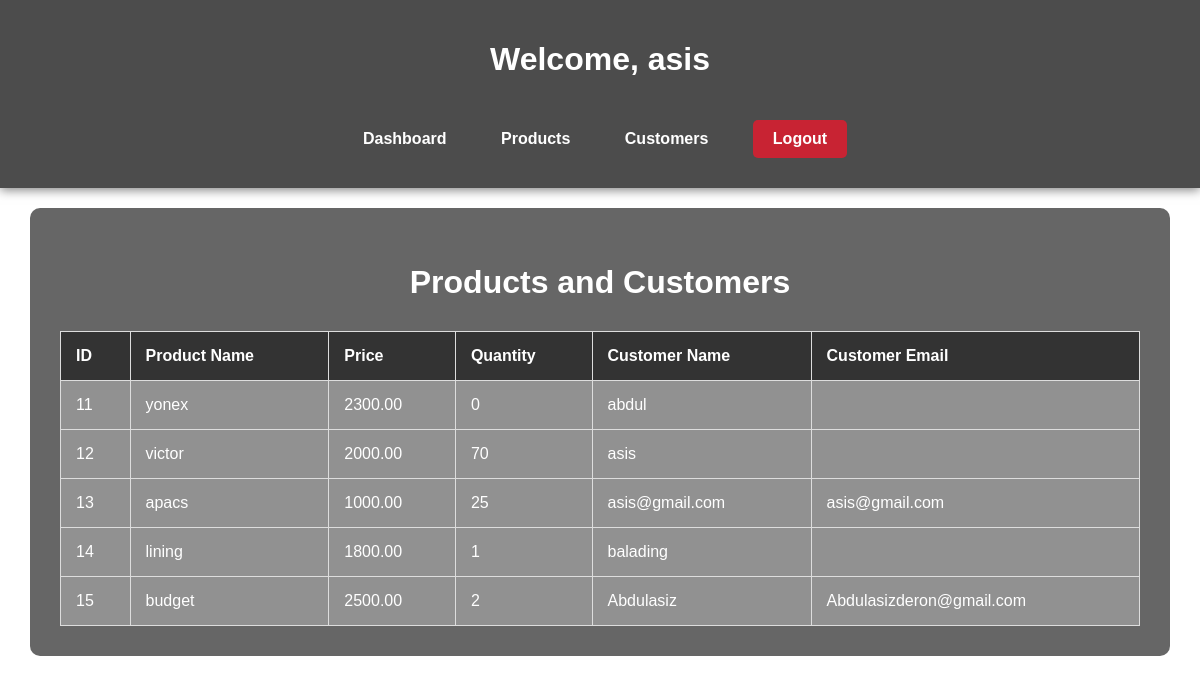
The page /dashboard.php (signed in) on the database its author committed.
### tables this page shows
CREATE TABLE `products` (
  `product_id` int(11) NOT NULL,
  `product_name` varchar(100) NOT NULL,
  `price` decimal(10,2) NOT NULL,
  `stock` int(11) NOT NULL,
  `created_at` timestamp NOT NULL DEFAULT current_timestamp(),
  `customer_id` int(10) NOT NULL
);

CREATE TABLE `customers` (
  `customer_id` int(11) NOT NULL,
  `customer_name` varchar(100) NOT NULL,
  `email` varchar(100) NOT NULL,
  `created_at` timestamp NOT NULL DEFAULT current_timestamp(),
  `register_id` int(10) NOT NULL
);

### dashboard.php (the view, shortened to what this page needs)
<?php
include('db_connection.php');
$username = $_SESSION['username'];
$query = "
    SELECT p.product_id, p.product_name, p.price, p.stock, c.customer_name, c.email
    FROM products p
    LEFT JOIN customers c ON p.customer_id = c.customer_id
";
$result = mysqli_query($conn, $query);
?>
<!DOCTYPE html>
<html lang="en">
<head>
</head>
<body>
    <header>
        <h1>Welcome, <?php echo htmlspecialchars($username); ?></h1>
        <nav>
            <a href="dashboard.php">Dashboard</a>
            <a href="products.php">Products</a>
            <a href="customers.php">Customers</a>
            <a class="logout" href="logout.php">Logout</a>
        </nav>
    </header>
    <main>
        <h2>Products and Customers</h2>
        <table>
            <tr>
                <th>ID</th>
                <th>Product Name</th>
                <th>Price</th>
                <th>Quantity</th>
                <th>Customer Name</th>
                <th>Customer Email</th>
            </tr>
            <?php while ($row = mysqli_fetch_assoc($result)): ?>
            <tr>
                <td><?php echo htmlspecialchars($row['product_id']); ?></td>
                <td><?php echo htmlspecialchars($row['product_name']); ?></td>
                <td><?php echo htmlspecialchars($row['price']); ?></td>
                <td><?php echo htmlspecialchars($row['stock']); ?></td>
                <td><?php echo htmlspecialchars($row['customer_name']); ?></td>
                <td><?php echo htmlspecialchars($row['email']); ?></td>
            </tr>
            <?php endwhile; ?>
        </table>
    </main>
</body>
</html>

### dashboard.php (style rules this page uses)
body { font-family: Arial, sans-serif; background: url('your-anime-background-image.jpg') no-repeat center center fixed; background-size: cover; color: #fff; margin: 0; padding: 0; }
header { background: rgba(0, 0, 0, 0.7); color: white; padding: 20px; text-align: center; box-shadow: 0 2px 10px rgba(0, 0, 0, 0.5); }
nav { margin: 10px 0; }
nav a { color: white; text-decoration: none; margin: 0 15px; font-weight: bold; padding: 10px; border-radius: 5px; transition: background 0.3s; }
main { background: rgba(0, 0, 0, 0.6); padding: 30px; margin: 20px auto; border-radius: 10px; width: 90%; max-width: 1200px; }
h2 { text-align: center; font-size: 2rem; margin-bottom: 30px; }
table { width: 100%; border-collapse: collapse; background-color: rgba(255, 255, 255, 0.2); }
th, td { padding: 15px; border: 1px solid #ddd; text-align: left; }
th { background-color: #333; color: white; }
td { background-color: rgba(255, 255, 255, 0.1); }
.logout { display: inline-block; margin-top: 20px; padding: 10px 20px; background: #c82333; color: white; text-decoration: none; border-radius: 5px; transition: background-color 0.3s; }

### rows shown on the page
products: product_id "11", product_name "yonex", price "2300.00", stock "0", customer.customer_name "abdul"
products: product_id "12", product_name "victor", price "2000.00", stock "70", customer.customer_name "asis"
products: product_id "13", product_name "apacs", price "1000.00", stock "25", customer.customer_name "asis@gmail.com", customer.email "asis@gmail.com"
products: product_id "14", product_name "lining", price "1800.00", stock "1", customer.customer_name "balading"
products: product_id "15", product_name "budget", price "2500.00", stock "2", customer.customer_name "Abdulasiz", customer.email "Abdulasizderon@gmail.com"

### other values the page prints
$username "asis"
